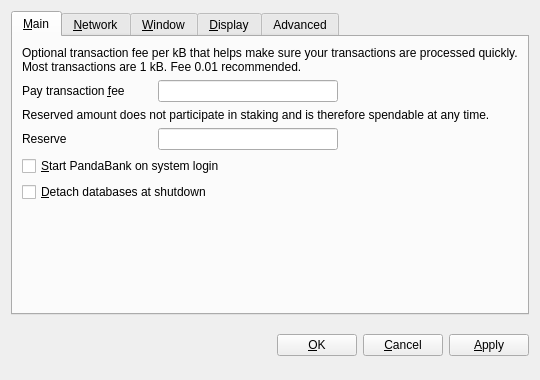
<?xml version="1.0" encoding="UTF-8"?>
<ui version="4.0">
 <class>OptionsDialog</class>
 <widget class="QDialog" name="OptionsDialog">
  <property name="geometry">
   <rect>
    <x>0</x>
    <y>0</y>
    <width>540</width>
    <height>380</height>
   </rect>
  </property>
  <property name="windowTitle">
   <string>Options</string>
  </property>
  <property name="modal">
   <bool>true</bool>
  </property>
  <layout class="QVBoxLayout" name="verticalLayout">
   <item>
    <widget class="QTabWidget" name="tabWidget">
     <property name="tabPosition">
      <enum>QTabWidget::North</enum>
     </property>
     <property name="currentIndex">
      <number>0</number>
     </property>
     <widget class="QWidget" name="tabMain">
      <attribute name="title">
       <string>&amp;Main</string>
      </attribute>
      <layout class="QVBoxLayout" name="verticalLayout_Main">
       <item>
        <widget class="QLabel" name="transactionFeeInfoLabel">
         <property name="text">
          <string>Optional transaction fee per kB that helps make sure your transactions are processed quickly. Most transactions are 1 kB. Fee 0.01 recommended.</string>
         </property>
         <property name="textFormat">
          <enum>Qt::PlainText</enum>
         </property>
         <property name="wordWrap">
          <bool>true</bool>
         </property>
        </widget>
       </item>
       <item>
        <layout class="QHBoxLayout" name="horizontalLayoutFee">
         <item>
          <widget class="QLabel" name="transactionFeeLabel">
           <property name="minimumSize">
            <size>
             <width>130</width>
             <height>0</height>
            </size>
           </property>
           <property name="text">
            <string>Pay transaction &amp;fee</string>
           </property>
           <property name="textFormat">
            <enum>Qt::PlainText</enum>
           </property>
           <property name="buddy">
            <cstring>transactionFee</cstring>
           </property>
          </widget>
         </item>
         <item>
          <widget class="BitcoinAmountField" name="transactionFee"/>
         </item>
         <item>
          <spacer name="horizontalSpacerFee">
           <property name="orientation">
            <enum>Qt::Horizontal</enum>
           </property>
           <property name="sizeHint" stdset="0">
            <size>
             <width>40</width>
             <height>20</height>
            </size>
           </property>
          </spacer>
         </item>
        </layout>
       </item>
       <item>
        <widget class="QLabel" name="reserveBalanceInfoLabel">
         <property name="text">
          <string>Reserved amount does not participate in staking and is therefore spendable at any time.</string>
         </property>
         <property name="textFormat">
          <enum>Qt::PlainText</enum>
         </property>
         <property name="wordWrap">
          <bool>true</bool>
         </property>
        </widget>
       </item>
       <item>
        <layout class="QHBoxLayout" name="horizontalLayoutReserveBalance">
         <item>
          <widget class="QLabel" name="reserveBalanceLabel">
           <property name="minimumSize">
            <size>
             <width>130</width>
             <height>0</height>
            </size>
           </property>
           <property name="text">
            <string>Reserve</string>
           </property>
           <property name="textFormat">
            <enum>Qt::PlainText</enum>
           </property>
           <property name="buddy">
            <cstring>reserveBalance</cstring>
           </property>
          </widget>
         </item>
         <item>
          <widget class="BitcoinAmountField" name="reserveBalance"/>
         </item>
         <item>
          <spacer name="horizontalSpacerReserveBalance">
           <property name="orientation">
            <enum>Qt::Horizontal</enum>
           </property>
           <property name="sizeHint" stdset="0">
            <size>
             <width>40</width>
             <height>20</height>
            </size>
           </property>
          </spacer>
         </item>
        </layout>
       </item>
       <item>
        <widget class="QCheckBox" name="bitcoinAtStartup">
         <property name="toolTip">
          <string>Automatically start Pandacoin after logging in to the system.</string>
         </property>
         <property name="text">
          <string>&amp;Start PandaBank on system login</string>
         </property>
        </widget>
       </item>
       <item>
        <widget class="QCheckBox" name="detachDatabases">
         <property name="toolTip">
          <string>Detach block and address databases at shutdown. This means they can be moved to another data directory, but it slows down shutdown. The wallet is always detached.</string>
         </property>
         <property name="text">
          <string>&amp;Detach databases at shutdown</string>
         </property>
        </widget>
       </item>
       <item>
        <spacer name="verticalSpacer_Main">
         <property name="orientation">
          <enum>Qt::Vertical</enum>
         </property>
         <property name="sizeHint" stdset="0">
          <size>
           <width>20</width>
           <height>40</height>
          </size>
         </property>
        </spacer>
       </item>
      </layout>
     </widget>
     <widget class="QWidget" name="tabNetwork">
      <attribute name="title">
       <string>&amp;Network</string>
      </attribute>
      <layout class="QVBoxLayout" name="verticalLayout_Network">
       <item>
        <widget class="QCheckBox" name="mapPortUpnp">
         <property name="toolTip">
          <string>Automatically open the Pandacoin client port on the router. This only works when your router supports UPnP and it is enabled.</string>
         </property>
         <property name="text">
          <string>Map port using &amp;UPnP</string>
         </property>
        </widget>
       </item>
       <item>
        <widget class="QCheckBox" name="connectSocks">
         <property name="toolTip">
          <string>Connect to the Pandacoin network through a SOCKS proxy (e.g. when connecting through Tor).</string>
         </property>
         <property name="text">
          <string>&amp;Connect through SOCKS proxy:</string>
         </property>
        </widget>
       </item>
       <item>
        <layout class="QHBoxLayout" name="horizontalLayout_Network">
         <item>
          <widget class="QLabel" name="proxyIpLabel">
           <property name="text">
            <string>Proxy &amp;IP:</string>
           </property>
           <property name="textFormat">
            <enum>Qt::PlainText</enum>
           </property>
           <property name="buddy">
            <cstring>proxyIp</cstring>
           </property>
          </widget>
         </item>
         <item>
          <widget class="QValidatedLineEdit" name="proxyIp">
           <property name="maximumSize">
            <size>
             <width>140</width>
             <height>16777215</height>
            </size>
           </property>
           <property name="toolTip">
            <string>IP address of the proxy (e.g. 127.0.0.1)</string>
           </property>
          </widget>
         </item>
         <item>
          <widget class="QLabel" name="proxyPortLabel">
           <property name="text">
            <string>&amp;Port:</string>
           </property>
           <property name="textFormat">
            <enum>Qt::PlainText</enum>
           </property>
           <property name="buddy">
            <cstring>proxyPort</cstring>
           </property>
          </widget>
         </item>
         <item>
          <widget class="QLineEdit" name="proxyPort">
           <property name="maximumSize">
            <size>
             <width>55</width>
             <height>16777215</height>
            </size>
           </property>
           <property name="toolTip">
            <string>Port of the proxy (e.g. 9050)</string>
           </property>
          </widget>
         </item>
         <item>
          <widget class="QLabel" name="socksVersionLabel">
           <property name="text">
            <string>SOCKS &amp;Version:</string>
           </property>
           <property name="textFormat">
            <enum>Qt::PlainText</enum>
           </property>
           <property name="buddy">
            <cstring>socksVersion</cstring>
           </property>
          </widget>
         </item>
         <item>
          <widget class="QValueComboBox" name="socksVersion">
           <property name="toolTip">
            <string>SOCKS version of the proxy (e.g. 5)</string>
           </property>
          </widget>
         </item>
         <item>
          <spacer name="horizontalSpacer_Network">
           <property name="orientation">
            <enum>Qt::Horizontal</enum>
           </property>
           <property name="sizeHint" stdset="0">
            <size>
             <width>40</width>
             <height>20</height>
            </size>
           </property>
          </spacer>
         </item>
        </layout>
       </item>
       <item>
        <spacer name="verticalSpacer_Network">
         <property name="orientation">
          <enum>Qt::Vertical</enum>
         </property>
         <property name="sizeHint" stdset="0">
          <size>
           <width>20</width>
           <height>40</height>
          </size>
         </property>
        </spacer>
       </item>
      </layout>
     </widget>
     <widget class="QWidget" name="tabWindow">
      <attribute name="title">
       <string>&amp;Window</string>
      </attribute>
      <layout class="QVBoxLayout" name="verticalLayout_Window">
       <item>
        <widget class="QCheckBox" name="minimizeToTray">
         <property name="toolTip">
          <string>Show only a tray icon after minimizing the window.</string>
         </property>
         <property name="text">
          <string>&amp;Minimize to the tray instead of the taskbar</string>
         </property>
        </widget>
       </item>
       <item>
        <widget class="QCheckBox" name="minimizeOnClose">
         <property name="toolTip">
          <string>Minimize instead of exit the application when the window is closed. When this option is enabled, the application will be closed only after selecting Quit in the menu.</string>
         </property>
         <property name="text">
          <string>M&amp;inimize on close</string>
         </property>
        </widget>
       </item>
       <item>
        <spacer name="verticalSpacer_Window">
         <property name="orientation">
          <enum>Qt::Vertical</enum>
         </property>
         <property name="sizeHint" stdset="0">
          <size>
           <width>20</width>
           <height>40</height>
          </size>
         </property>
        </spacer>
       </item>
      </layout>
     </widget>
     <widget class="QWidget" name="tabDisplay">
      <attribute name="title">
       <string>&amp;Display</string>
      </attribute>
      <layout class="QVBoxLayout" name="verticalLayout_Display">
       <item>
        <layout class="QHBoxLayout" name="horizontalLayout_1_Display">
         <item>
          <widget class="QLabel" name="langLabel">
           <property name="text">
            <string>User Interface &amp;language:</string>
           </property>
           <property name="textFormat">
            <enum>Qt::PlainText</enum>
           </property>
           <property name="buddy">
            <cstring>option_lang_combo</cstring>
           </property>
          </widget>
         </item>
         <item>
          <widget class="QValueComboBox" name="option_lang_combo">
           <property name="toolTip">
            <string>The user interface language can be set here. This setting will take effect after restarting Pandacoin.</string>
           </property>
          </widget>
         </item>
        </layout>
       </item>
       <item>
        <layout class="QHBoxLayout" name="horizontalLayout_2_Display">
         <item>
          <widget class="QLabel" name="unitLabel">
           <property name="text">
            <string>&amp;Unit to show amounts in:</string>
           </property>
           <property name="textFormat">
            <enum>Qt::PlainText</enum>
           </property>
           <property name="buddy">
            <cstring>option_unit_combo</cstring>
           </property>
          </widget>
         </item>
         <item>
          <widget class="QValueComboBox" name="option_unit_combo">
           <property name="toolTip">
            <string>Choose the default subdivision unit to show in the interface and when sending coins.</string>
           </property>
          </widget>
         </item>
        </layout>
       </item>
       <item>
        <widget class="QCheckBox" name="displayAddresses">
         <property name="toolTip">
          <string>Whether to show Pandacoin addresses in the transaction list or not.</string>
         </property>
         <property name="text">
          <string>&amp;Display addresses in transaction list</string>
         </property>
        </widget>
       </item>
       <item>
        <widget class="QCheckBox" name="coinControlFeatures">
         <property name="toolTip">
          <string>Whether to show coin control features or not.</string>
         </property>
         <property name="text">
          <string>Display coin &amp;control features (experts only!)</string>
         </property>
        </widget>
       </item>
       <item>
        <spacer name="verticalSpacer_Display">
         <property name="orientation">
          <enum>Qt::Vertical</enum>
         </property>
         <property name="sizeHint" stdset="0">
          <size>
           <width>20</width>
           <height>40</height>
          </size>
         </property>
        </spacer>
       </item>
      </layout>
     </widget>
     <widget class="QWidget" name="tabAdvanced">
      <attribute name="title">
       <string>Advanced</string>
      </attribute>
      <layout class="QVBoxLayout" name="verticalLayout_2">
       <item>
        <layout class="QGridLayout" name="AdvancedTabLayout">
         <item row="0" column="0">
          <widget class="QPushButton" name="buttonResetBlockchain">
           <property name="text">
            <string>Reset Blockchain</string>
           </property>
          </widget>
         </item>
         <item row="1" column="0">
          <widget class="QPushButton" name="buttonResetPeers">
           <property name="text">
            <string>Reset Peers</string>
           </property>
          </widget>
         </item>
         <item row="1" column="1">
          <spacer name="horizontalSpacer">
           <property name="orientation">
            <enum>Qt::Horizontal</enum>
           </property>
           <property name="sizeHint" stdset="0">
            <size>
             <width>40</width>
             <height>20</height>
            </size>
           </property>
          </spacer>
         </item>
        </layout>
       </item>
       <item>
        <spacer name="verticalSpacer">
         <property name="orientation">
          <enum>Qt::Vertical</enum>
         </property>
         <property name="sizeHint" stdset="0">
          <size>
           <width>20</width>
           <height>222</height>
          </size>
         </property>
        </spacer>
       </item>
      </layout>
     </widget>
    </widget>
   </item>
   <item>
    <layout class="QHBoxLayout" name="horizontalLayout_Buttons">
     <item>
      <spacer name="horizontalSpacer_1">
       <property name="orientation">
        <enum>Qt::Horizontal</enum>
       </property>
       <property name="sizeHint" stdset="0">
        <size>
         <width>40</width>
         <height>48</height>
        </size>
       </property>
      </spacer>
     </item>
     <item>
      <widget class="QLabel" name="statusLabel">
       <property name="font">
        <font>
         <weight>75</weight>
         <bold>true</bold>
        </font>
       </property>
       <property name="text">
        <string/>
       </property>
       <property name="textFormat">
        <enum>Qt::PlainText</enum>
       </property>
       <property name="wordWrap">
        <bool>true</bool>
       </property>
      </widget>
     </item>
     <item>
      <spacer name="horizontalSpacer_2">
       <property name="orientation">
        <enum>Qt::Horizontal</enum>
       </property>
       <property name="sizeHint" stdset="0">
        <size>
         <width>40</width>
         <height>48</height>
        </size>
       </property>
      </spacer>
     </item>
     <item>
      <widget class="QPushButton" name="okButton">
       <property name="text">
        <string>&amp;OK</string>
       </property>
      </widget>
     </item>
     <item>
      <widget class="QPushButton" name="cancelButton">
       <property name="text">
        <string>&amp;Cancel</string>
       </property>
       <property name="autoDefault">
        <bool>false</bool>
       </property>
      </widget>
     </item>
     <item>
      <widget class="QPushButton" name="applyButton">
       <property name="text">
        <string>&amp;Apply</string>
       </property>
       <property name="autoDefault">
        <bool>false</bool>
       </property>
      </widget>
     </item>
    </layout>
   </item>
  </layout>
 </widget>
 <customwidgets>
  <customwidget>
   <class>BitcoinAmountField</class>
   <extends>QLineEdit</extends>
   <header>bitcoinamountfield.h</header>
   <container>1</container>
  </customwidget>
  <customwidget>
   <class>QValidatedLineEdit</class>
   <extends>QLineEdit</extends>
   <header>qvalidatedlineedit.h</header>
  </customwidget>
  <customwidget>
   <class>QValueComboBox</class>
   <extends>QComboBox</extends>
   <header>qvaluecombobox.h</header>
  </customwidget>
 </customwidgets>
 <resources/>
 <connections/>
</ui>
